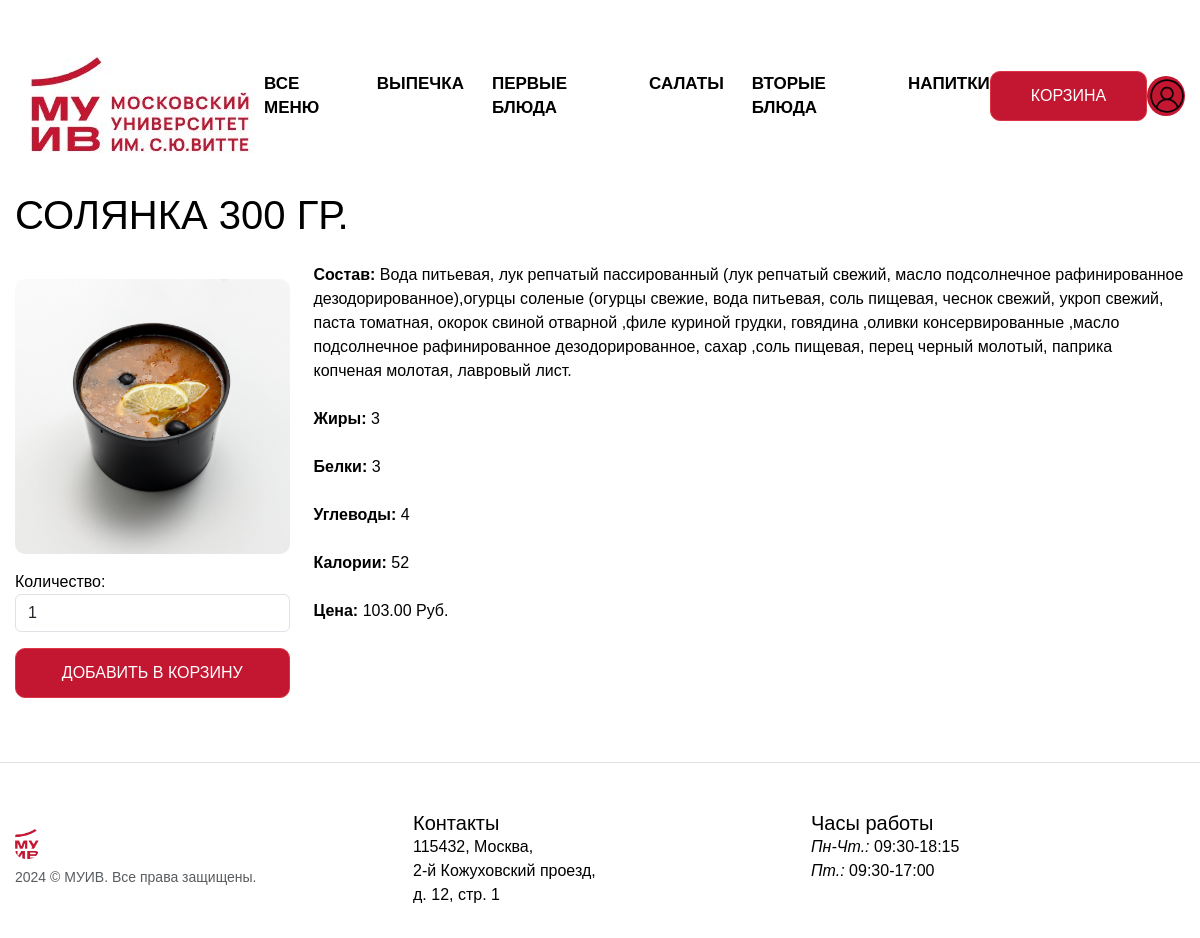
The app's page /menu/2 with its own data.
### app.py (models this page shows, shortened)
class Dish(db.Model):
    id = db.Column(db.Integer, primary_key=True)
    title = db.Column(db.String(50), nullable=False)
    image = db.Column(db.String(100))
    price = db.Column(db.Float, nullable=False)
    text = db.Column(db.Text, nullable=False)
    category = db.Column(db.String(50), nullable=False)
    fats = db.Column(db.Integer, nullable=False)
    proteins = db.Column(db.Integer, nullable=False)
    carbs = db.Column(db.Integer, nullable=False)
    calories = db.Column(db.Integer, nullable=False)

### app.py (the view)
@app.route('/menu/<int:id>')
def menu_detail(id):
    dish = Dish.query.get(id)
    return render_template('menu_detail.html', dish=dish)

### templates/menu_detail.html (shortened to what this page needs)
<!DOCTYPE html>
<html lang="ru">
<head>
    <link rel="stylesheet" href="https://cdn.jsdelivr.net/npm/bootstrap@5.3.2/dist/css/bootstrap.min.css">
    <link rel="stylesheet" href="{{ url_for('static', filename='css/stylemenu_detail.css') }}">
</head>
<body>
    <header class="header">
        <div class="container">
            <img src="{{ url_for('static', filename='images/icons/logo.png') }}" alt="" class="header__logo">
            <nav class="header__nav">
                <ul class="header__list">
                    <li><a href="/menu">Все меню</a></li>
                    <li><a href="/category/bakery">ВЫПЕЧКА</a></li>
                    <li><a href="/category/first-dishes">ПЕРВЫЕ БЛЮДА</a></li>
                    <li><a href="/category/salads">САЛАТЫ</a></li>
                    <li><a href="/category/second-dishes">ВТОРЫЕ БЛЮДА</a></li>
                    <li><a href="/category/drinks">НАПИТКИ</a></li>
                </ul>
            </nav>
            <a href="/cart" class="btn btn-danger">Корзина</a>
            {% if current_user.is_authenticated %}
                <a href="{{ url_for('profile', username=current_user.username) }}" class="image-btn btn-danger"></a>
            {% else %}
                <a href="{{ url_for('login') }}" class="image-btn btn-danger"></a>
            {% endif %}
        </div>
    </header>
    <main class="main">
        <div class="container">
            <h1>{{ dish.title }}</h1>
            <br>
            <div class="row">
                <div class="col-12 col-md-3 mb-3">
                    <img src="{{ url_for('static', filename='images/' + dish.image) }}" alt="{{ dish.title }}" class="img-fluid">
                    <form action="{{ url_for('add_to_cart', dish_id=dish.id) }}" method="POST" class="mt-3">
                        <div class="form-group mb-3">
                            <label for="quantity">Количество:</label>
                            <input type="number" name="quantity" id="quantity" class="form-control" value="1" min="1">
                        </div>
                        <button type="submit" class="btn btn-danger w-100">Добавить в корзину</button>
                    </form>
                </div>
                <div class="col-12 col-md-9">
                    <ul class="list-unstyled">
                        <li><b>Состав: </b>{{ dish.text }}</li>
                        <br>
                        <li><b>Жиры: </b>{{ dish.fats }}</li>
                        <br>
                        <li><b>Белки: </b>{{ dish.proteins }}</li>
                        <br>
                        <li><b>Углеводы: </b>{{ dish.carbs }}</li>
                        <br>
                        <li><b>Калории: </b>{{ dish.calories }}</li>
                        <br>
                        <li><b>Цена: </b>{{ "%.2f" % dish.price }} Руб.</li>
                    </ul>
                </div>
            </div>
        </div>
    </main>
    <footer class="container my-md-5 pt-md-5 border-top">
        <div class="row">
          <div class="col-12 col-md">
            <img class="mb-2" src="{{ url_for ('static', filename='images/icons/MUIV.png')}}" alt="" width="24" height="19">
            <small class="d-block mb-3 text-body-secondary">2024 © МУИВ. Все права защищены.</small>
          </div>
          <div class="col-6 col-md">
            <h5>Контакты</h5>
            <ul class="list-unstyled text-small">
              <li class="mb-1"><a href="https://yandex.ru/maps/-/CDUOzQIO" rel="nofollow" class="footer_link_icon link_address">115432, Москва,
                <br>2-й Кожуховский проезд,
                <br>д. 12, стр. 1</a></li>
            </ul>
          </div>
          <div class="col-6 col-md">
            <h5>Часы работы</h5>
            <ul class="list-unstyled text-small">
                <span>
                    <i>Пн-Чт.:</i>
                     09:30-18:15
                </span>
                <span>
                    <br><i>Пт.:</i> 09:30-17:00
                </span>
            </ul>
          </div>
        </div>
      </footer>
</body>
</html>

### static/css/stylemenu_detail.css (style rules this page uses)
body { margin: 0; font-family: 'Proxima Nova', Arial, sans-serif; background-color: white; color: #000; }
a { color: #000; text-decoration: none; }
ul { list-style: none; padding: 0; margin: 0; }
h1, h2, h4, h5, h6 { font-weight: 500; margin: 0; }
.container { max-width: 1575px; margin-left: auto; margin-right: auto; padding: 0 15px; }
.btn { display: flex; align-items: center; justify-content: center; cursor: pointer; width: 165px; height: 50px; font-weight: 500; font-size: 16px; text-transform: uppercase; background: #c21631; border-radius: 10px; color: white; }
.image-btn { width: 40px; height: 40px; border: none; background-color: #c21631; border-radius: 50%; background-image: url('/static/images/icons/person-circle.svg'); background-size: cover; }
.header { padding: 25px 0px; }
.header .container { display: flex; justify-content: space-between; align-items: center; }
.header__list { display: flex; gap: 28px; }
.header__nav a { font-size: 17px; font-weight: 700; text-transform: uppercase; line-height: 1; -webkit-transition: all 0.1s ease; transition: all 0.1s ease; }
img { max-width: 375px; height: auto; border-radius: 10px; margin-top: 1rem; }

### records on screen
Dish: title "СОЛЯНКА 300 ГР.", image (picture), text "Вода питьевая, лук репчатый пассированный (лук репчатый свежий, масло подсолнечное рафинированное дезодорированное),огурцы соленые (огурцы свежие, вода питьевая, соль пищевая, чеснок свежий, укроп свежий, паста томатная, окорок свиной отварной ,филе куриной грудки, говядина ,оливки консервированные ,масло подсолнечное рафинированное дезодорированное, сахар ,соль пищевая, перец черный молотый, паприка копченая молотая, лавровый лист.", fats "3", proteins "3", carbs "4", calories "52", price "103.00"
